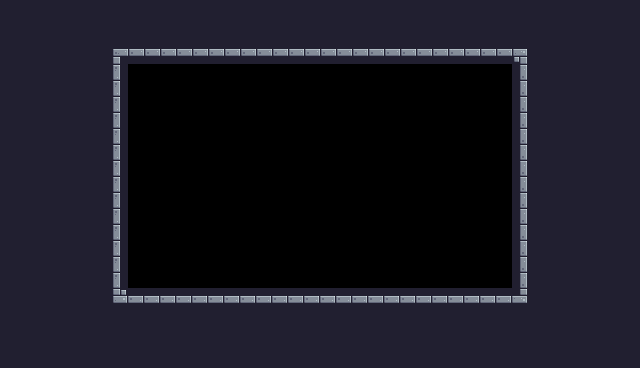

This is a level from a 2D game, rendered from its Tiled map with the project's own tilesets. A one-line summary and the complete map file follow:
An orthogonal 40x23 tile map with 16x16 px tiles, 1 tile layer (Background) and 2 objects (Player, Enemy 1).

<map version="1.10" tiledversion="1.10.2" orientation="orthogonal" renderorder="right-down" width="40" height="23" tilewidth="16" tileheight="16" infinite="0" nextlayerid="3" nextobjectid="7">
 <tileset firstgid="1" source="test.tsx" />
 <layer id="1" name="Background" width="40" height="23">
  <data encoding="csv">
24,24,24,24,24,24,24,24,24,24,24,24,24,24,24,24,24,24,24,24,24,24,24,24,24,24,24,24,24,24,24,24,24,24,24,24,24,24,24,24,
24,24,24,24,24,24,24,24,24,24,24,24,24,24,24,24,24,24,24,24,24,24,24,24,24,24,24,24,24,24,24,24,24,24,24,24,24,24,24,24,
24,24,24,24,24,24,24,24,24,24,24,24,24,24,24,24,24,24,24,24,24,24,24,24,24,24,24,24,24,24,24,24,24,24,24,24,24,24,24,24,
24,24,24,24,24,24,24,1,2,2,2,2,2,2,2,2,2,2,2,2,2,2,2,2,2,2,2,2,2,2,2,2,3,24,24,24,24,24,24,24,
24,24,24,24,24,24,24,23,0,0,0,0,0,0,0,0,0,0,0,0,0,0,0,0,0,0,0,0,0,0,0,0,25,24,24,24,24,24,24,24,
24,24,24,24,24,24,24,23,0,0,0,0,0,0,0,0,0,0,0,0,0,0,0,0,0,0,0,0,0,0,0,0,25,24,24,24,24,24,24,24,
24,24,24,24,24,24,24,23,0,0,0,0,0,0,0,0,0,0,0,0,0,0,0,0,0,0,0,0,0,0,0,0,25,24,24,24,24,24,24,24,
24,24,24,24,24,24,24,23,0,0,0,0,0,0,0,0,0,0,0,0,0,0,0,0,0,0,0,0,0,0,0,0,25,24,24,24,24,24,24,24,
24,24,24,24,24,24,24,23,0,0,0,0,0,0,0,0,0,0,0,0,0,0,0,0,0,0,0,0,0,0,0,0,25,24,24,24,24,24,24,24,
24,24,24,24,24,24,24,23,0,0,0,0,0,0,0,0,0,0,0,0,0,0,0,0,0,0,0,0,0,0,0,0,25,24,24,24,24,24,24,24,
24,24,24,24,24,24,24,23,0,0,0,0,0,0,0,0,0,0,0,0,0,0,0,0,0,0,0,0,0,0,0,0,25,24,24,24,24,24,24,24,
24,24,24,24,24,24,24,23,0,0,0,0,0,0,0,0,0,0,0,0,0,0,0,0,0,0,0,0,0,0,0,0,25,24,24,24,24,24,24,24,
24,24,24,24,24,24,24,23,0,0,0,0,0,0,0,0,0,0,0,0,0,0,0,0,0,0,0,0,0,0,0,0,25,24,24,24,24,24,24,24,
24,24,24,24,24,24,24,23,0,0,0,0,0,0,0,0,0,0,0,0,0,0,0,0,0,0,0,0,0,0,0,0,25,24,24,24,24,24,24,24,
24,24,24,24,24,24,24,23,0,0,0,0,0,0,0,0,0,0,0,0,0,0,0,0,0,0,0,0,0,0,0,0,25,24,24,24,24,24,24,24,
24,24,24,24,24,24,24,23,0,0,0,0,0,0,0,0,0,0,0,0,0,0,0,0,0,0,0,0,0,0,0,0,25,24,24,24,24,24,24,24,
24,24,24,24,24,24,24,23,0,0,0,0,0,0,0,0,0,0,0,0,0,0,0,0,0,0,0,0,0,0,0,0,25,24,24,24,24,24,24,24,
24,24,24,24,24,24,24,23,0,0,0,0,0,0,0,0,0,0,0,0,0,0,0,0,0,0,0,0,0,0,0,0,25,24,24,24,24,24,24,24,
24,24,24,24,24,24,24,45,46,46,46,46,46,46,46,46,46,46,46,46,46,46,46,46,46,46,46,46,46,46,46,46,47,24,24,24,24,24,24,24,
24,24,24,24,24,24,24,24,24,24,24,24,24,24,24,24,24,24,24,24,24,24,24,24,24,24,24,24,24,24,24,24,24,24,24,24,24,24,24,24,
24,24,24,24,24,24,24,24,24,24,24,24,24,24,24,24,24,24,24,24,24,24,24,24,24,24,24,24,24,24,24,24,24,24,24,24,24,24,24,24,
24,24,24,24,24,24,24,24,24,24,24,24,24,24,24,24,24,24,24,24,24,24,24,24,24,24,24,24,24,24,24,24,24,24,24,24,24,24,24,24,
24,24,24,24,24,24,24,24,24,24,24,24,24,24,24,24,24,24,24,24,24,24,24,24,24,24,24,24,24,24,24,24,24,24,24,24,24,24,24,24
</data>
 </layer>
 <objectgroup id="2" name="Spawns">
  <object id="4" name="Player" type="Player" x="128" y="64" width="32" height="32" />
  <object id="5" name="Orc" type="Enemy 1" x="448" y="224" width="32" height="32" />
 </objectgroup>
</map>
